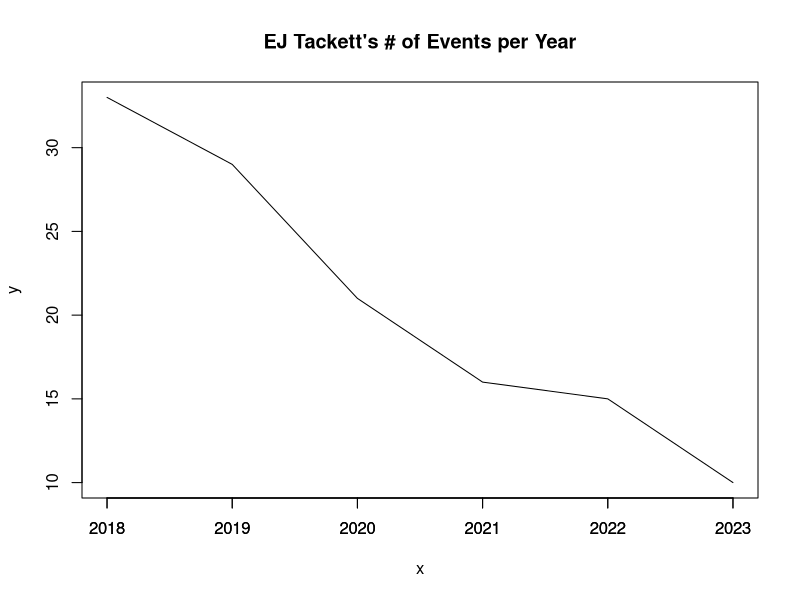

Reproduce this figure in R.
year <- c(2023, 2022, 2021, 2020, 2019, 2018)
events <- c(21, 15, 16, 10, 29, 33)
cashes <- c(13, 14, 13, 8, 22, 21)
matchplay <- c(5, 4, 0, 6, 17, 12)
titles <- c(5, 2, 1, 0, 1, 4)
avg <- c(227.1, 224.5, 220.2, 221.9, 220.4, 217.9)
earnings <- c(458450, 160675, 84370, 106450, 172045, 103992)
x <- 2018:2023

ej_tackett <- data.frame(year, events, cashes, matchplay, titles, avg, earnings)

print(ej_tackett)
plot(x, sort(ej_tackett$events, decreasing = TRUE), type="l", ylab="y", main="EJ Tackett's # of Events per Year")
axis(1, at=x, labels=x)